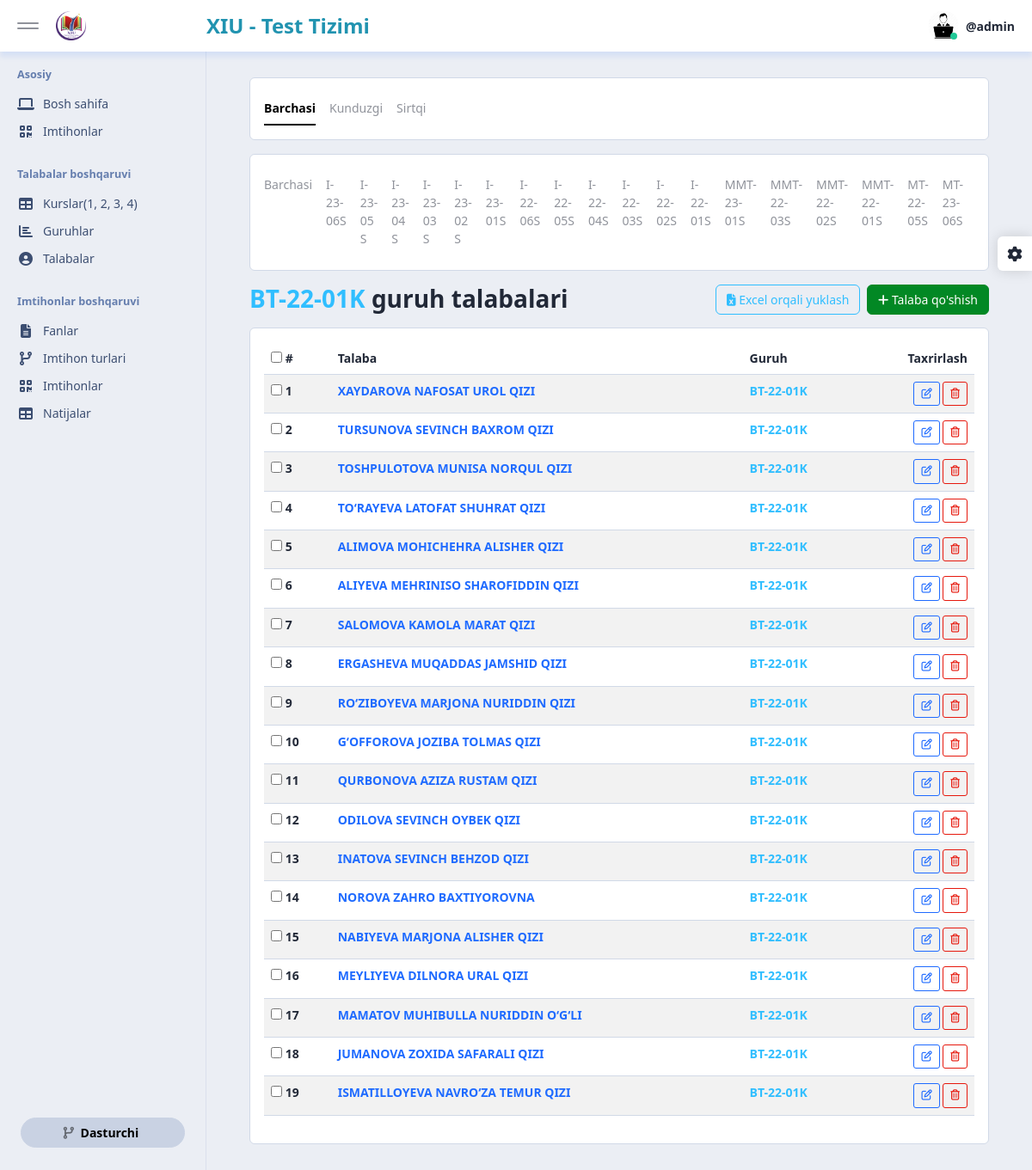
/dashboard/student/group-students/130/ (signed in), run on the app's committed database.
### student_app/models.py (models this page shows, shortened)
class TypeGroup(models.Model):
    type = models.CharField(max_length=255)

class Group(models.Model):
    grade = models.ForeignKey(Grade, on_delete=models.CASCADE, related_name='groups')
    type_group = models.ForeignKey(TypeGroup, on_delete=models.CASCADE, related_name='groups')
    group_name = models.CharField(max_length=455)
    def __str__(self):
        return self.group_name
    class Meta:
        ordering = ['-id']

class Student(models.Model):
    group = models.ForeignKey(Group, on_delete=models.CASCADE, related_name='students')
    name = models.CharField(max_length=455)
    class Meta:
        ordering = ['-id']

### dashboard_app/views/student.py (the view)
# urls.py: path('student/group-students/<int:pk>/', student_list_by_group_id, name='student_list_by_group_id'), # new
@login_required(login_url='login_page')
@user_passes_test(lambda u: u.is_staff)
def student_list_by_group_id(request, pk):
    group = get_object_or_404(Group, pk=pk)
    students = group.students.all()
    groups = Group.objects.all()
    group_types = TypeGroup.objects.all()
    ctx = {
        'students': students,
        'groups': groups,
        'group_types': group_types,
        'pk': pk,
        'h1_text': f"<span class='text-info'>{group.group_name}</span> guruh talabalari",
        'group_all': False,
        'group_type_all': True
    }
    return render(request, 'dashboard/student/student_list.html', ctx)

### templates/dashboard/student/student_list.html (shortened to what this page needs)
{% extends "dashboard/base.html" %}
{% block content %}
<div id="content" class="app-content">
    <div class="row mb-3">
        <div class="col-12">
            <div class="card">
                <div class="card-body">
                    <nav id="group_type" class="nav nav-underline flex-nowrap overflow-x-scroll">
                        {% if group_type_all %}
                            <a class="nav-link active" href="{% url 'student_list' %}">Barchasi</a>
                        {% else %}
                            <a class="nav-link" href="{% url 'student_list' %}">Barchasi</a>
                        {% endif %}
                      {% for group in group_types %}
                            {% if group.id == pk %}
                                <a class="nav-link active" href="{% url 'student_list_by_group_type' pk=group.id %}">{{ group.type }}</a>
                            {% else %}
                                <a class="nav-link" href="{% url 'student_list_by_group_type' pk=group.id %}">{{ group.type }}</a>
                            {% endif %}
                        {% endfor %}
                    </nav>
                </div>
            </div>
        </div>
    </div>
    <div class="row mb-3">
        <div class="col-12">
            <div class="card">
                <div class="card-body">
                    <nav id="groups" class="nav nav-underline flex-nowrap overflow-x-scroll">
                        {% if group_all %}
                            <a class="nav-link active" href="{% url 'student_list' %}">Barchasi</a>
                        {% else %}
                            <a class="nav-link" href="{% url 'student_list' %}">Barchasi</a>
                        {% endif %}
                      {% for group in groups %}
                            {% if group.id == pk %}
                                <a class="nav-link active" href="{% url 'student_list_by_group_id' pk=group.id %}">{{ group.group_name }}</a>
                            {% else %}
                                <a class="nav-link" href="{% url 'student_list_by_group_id' pk=group.id %}">{{ group.group_name }}</a>
                            {% endif %}
                        {% endfor %}
                    </nav>
                </div>
            </div>
        </div>
    </div>
    <div class="row">
        <div class="col-xl-6">
            <h1 class="page-header mb-3">
                    {{ h1_text|safe }}
            </h1>
        </div>
        <div class="col-xl-6 text-end">
            <a class="btn btn-outline-info mb-2 mx-1" href="{% url 'student_excel_create' %}">
                <i class="fa-solid fa-file-excel"></i> Excel orqali yuklash
            </a>
            <a class="btn btn-success mb-2" href="{% url 'student_create' %}">
                <i class="fas fa-plus"></i> Talaba qo'shish
            </a>
        </div>
    </div>
    <div class="row">
        <div class="col-12">
            <div class="card">
                <div class="card-body table-responsive">
                    <form method="post" action="{% url 'student_checked_delete' %}">
                        <table class="table table-striped">
                            {% if students %}
                                <thead>
                                <tr>
                                    <th scope="col"><input type="checkbox" id="select-all"> #</th>
                                    <th scope="col">Talaba</th>
                                    <th scope="col">Guruh</th>
                                    <th scope="col" class="text-end">Taxrirlash</th>
                                </tr>
                            </thead>
                                <tbody>
                                {% for student in students %}
                                    <tr>
                                        <th scope="row">
                                            <input type="checkbox" name="student_ids" value="{{ student.id }}"> {{ forloop.counter }}
                                        </th>
                                        <td class="fw-bold">
                                            <a class="text-decoration-none" href="{% url 'student_edit' pk=student.id %}">
                                                {{ student.name }}
                                            </a>
                                        </td>
                                        <td class="fw-bold text-info">
                                            {{ student.group }}
                                        </td>
                                        <td align="right">
                                            <a href="{% url 'student_edit' pk=student.id %}" class="btn btn-sm btn-outline-primary">
                                                <i class="far fa-edit"></i>
                                            </a>
                                            <button type="button" data-bs-toggle="modal" data-bs-target="#modalDelete"
                                                    data-student-id="{{ student.id }}" data-student-name="{{ student.name }}"
                                                    class="btn btn-sm btn-outline-danger">
                                                <i class="far fa-trash-alt"></i>
                                            </button>
                                        </td>
                                    </tr>
                                {% endfor %}
                            </tbody>
                            {% else %}
                                <h5 class="text-danger">Hozircha talabalar yo'q!</h5>
                            {% endif %}
                    </table>
                    </form>
                </div>
            </div>
        </div>
    </div>
</div>
{% endblock content %}

### templates/dashboard/base.html (shortened to what this page needs)
{% load static %}
<!DOCTYPE html>
<html lang="en">
<head>
    <link href="{% static 'dashboard/css/vendor.min.css' %}" rel="stylesheet">
    <link href="{% static 'dashboard/css/app.min.css' %}" rel="stylesheet">
</head>
<body>
<div id="app" class="app">
    <div id="header" class="app-header">
        <div class="brand">
            <div class="desktop-toggler">
                <button type="button" class="menu-toggler" data-toggle="sidebar-minify">
                    <span class="bar"></span>
                    <span class="bar"></span>
                </button>
            </div>
            <a href="{% url 'dashboard_home' %}">
                <img src="{% static 'dashboard/images/logo-xiu.png' %}" class="invert-dark" alt="" width="20%">
            </a>
        </div>
        <div class="menu d-flex justify-content-between align-items-center">
            <div class="menu-item">
                <span style="color: #2193b0; font-size: 24px; font-weight: bold;">XIU - Test Tizimi</span>
            </div>
            <div class="menu-item dropdown">
                <a href="#" data-bs-toggle="dropdown" data-display="static" class="menu-link">
                    <div class="menu-img online">
                        {% if user.is_superuser %}
                            <img src="{% static 'dashboard/images/superadmin-icon.jpg' %}" alt="" class="ms-100 mh-100 rounded-circle">
                        {% elif user.is_staff %}
                            <img src="{% static 'dashboard/images/superadmin-icon.jpg' %}" alt="" class="ms-100 mh-100 rounded-circle">
                        {% elif user.is_authenticated %}
                            <img src="{% static 'dashboard/images/student-icon.png' %}" alt="" class="ms-100 mh-100 rounded-circle">
                        {% endif %}
                    </div>
                    <div class="menu-text"><span class="fw-bold">@{{ request.user.username }}</span>
                    </div>
                </a>
            </div>
        </div>
    </div>
    <div id="sidebar" class="app-sidebar">
        <div class="app-sidebar-content" data-scrollbar="true" data-height="100%">
            <div class="menu">
                <div class="menu-header">Asosiy</div>
                <div class="menu-item">
                    <a href="{% url 'dashboard_home' %}" class="menu-link">
                        <span class="menu-icon"><i class="fa fa-laptop"></i></span>
                        <span class="menu-text">Bosh sahifa</span>
                    </a>
                </div>
                <div class="menu-item">
                    <a href="{% url 'quiz_list' %}" class="menu-link">
                        <span class="menu-icon"><i class="fa fa-qrcode"></i></span>
                        <span class="menu-text">Imtihonlar</span>
                    </a>
                </div>
                <div class="menu-divider"></div>
                <div class="menu-header">Talabalar boshqaruvi</div>
                <div class="menu-item">
                    <a href="{% url 'grade_list' %}" class="menu-link">
                        <span class="menu-icon"><i class="fa fa-table"></i></span>
                        <span class="menu-text">Kurslar(1, 2, 3, 4)</span>
                    </a>
                </div>
                <div class="menu-item">
                    <a href="{% url 'group_list' %}" class="menu-link">
                        <span class="menu-icon"><i class="fa fa-chart-bar"></i></span>
                        <span class="menu-text">Guruhlar</span>
                    </a>
                </div>
                <div class="menu-item">
                    <a href="{% url 'student_list' %}" class="menu-link">
                        <span class="menu-icon"><i class="fa fa-user-circle"></i></span>
                        <span class="menu-text">Talabalar</span>
                    </a>
                </div>
                <div class="menu-divider"></div>
                <div class="menu-header">Imtihonlar boshqaruvi</div>
                <div class="menu-item">
                    <a href="{% url 'subject_list' %}" class="menu-link">
                        <span class="menu-icon"><i class="fa fa-file-alt"></i></span>
                        <span class="menu-text">Fanlar</span>
                    </a>
                </div>
                <div class="menu-item">
                    <a href="{% url 'quiz_type_list' %}" class="menu-link">
                        <span class="menu-icon"><i class="fa fa-code-branch"></i></span>
                        <span class="menu-text">Imtihon turlari</span>
                    </a>
                </div>
                <div class="menu-item">
                    <a href="{% url 'quiz_list' %}" class="menu-link">
                        <span class="menu-icon"><i class="fa fa-qrcode"></i></span>
                        <span class="menu-text">Imtihonlar</span>
                    </a>
                </div>
                <div class="menu-item">
                    <a href="{% url 'result_list' %}" class="menu-link">
                        <span class="menu-icon"><i class="fa fa-table"></i></span>
                        <span class="menu-text">Natijalar</span>
                    </a>
                </div>
                <div class="p-3 px-4 mt-auto hide-on-minified">
                    <a href="https://seantheme.com/asp-studio/documentation/index.html" target="_blank"
                       class="btn btn-secondary d-block w-100 fw-600 rounded-pill">
                        <i class="fa fa-code-branch me-1 ms-n1 opacity-5"></i> Dasturchi
                    </a>
                </div>
            </div>
        </div>
    </div>
    {% block content %}
    {% endblock content %}
    <div class="theme-panel">
        <a href="javascript:;" data-click="theme-panel-expand" class="theme-collapse-btn"><i class="fa fa-cog"></i></a>
    </div>
</div>
</body>
</html>

### data on the page
TypeGroup: type "Kunduzgi"
TypeGroup: type "Sirtqi"
Group: group_name "I-23-06S"
Group: group_name "I-23-05 S"
Group: group_name "I-23-04 S"
Group: group_name "I-23-03 S"
Group: group_name "I-23-02 S"
Group: group_name "I-23-01S"
Group: group_name "I-22-06S"
Group: group_name "I-22-05S"
Group: group_name "I-22-04S"
Group: group_name "I-22-03S"
Group: group_name "I-22-02S"
Group: group_name "I-22-01S"
Group: group_name "MMT-23-01S"
Group: group_name "MMT-22-03S"
Group: group_name "MMT-22-02S"
Group: group_name "MMT-22-01S"
Group: group_name "MT-22-05S"
Group: group_name "MT-23-06S"
Group: group_name "BT-22-01K guruh talabalari"
Student: name "XAYDAROVA NAFOSAT UROL QIZI", group "BT-22-01K"
Student: name "TURSUNOVA SEVINCH BAXROM QIZI", group "BT-22-01K"
Student: name "TOSHPULOTOVA MUNISA NORQUL QIZI", group "BT-22-01K"
Student: name "TO‘RAYEVA LATOFAT SHUHRAT QIZI", group "BT-22-01K"
Student: name "ALIMOVA MOHICHEHRA ALISHER QIZI", group "BT-22-01K"
Student: name "ALIYEVA MEHRINISO SHAROFIDDIN QIZI", group "BT-22-01K"
Student: name "SALOMOVA KAMOLA MARAT QIZI", group "BT-22-01K"
Student: name "ERGASHEVA MUQADDAS JAMSHID QIZI", group "BT-22-01K"
Student: name "RO‘ZIBOYEVA MARJONA NURIDDIN QIZI", group "BT-22-01K"
Student: name "G‘OFFOROVA JOZIBA TOLMAS QIZI", group "BT-22-01K"
Student: name "QURBONOVA AZIZA RUSTAM QIZI", group "BT-22-01K"
Student: name "ODILOVA SEVINCH OYBEK QIZI", group "BT-22-01K"
Student: name "INATOVA SEVINCH BEHZOD QIZI", group "BT-22-01K"
Student: name "NOROVA ZAHRO BAXTIYOROVNA", group "BT-22-01K"
Student: name "NABIYEVA MARJONA ALISHER QIZI", group "BT-22-01K"
Student: name "MEYLIYEVA DILNORA URAL QIZI", group "BT-22-01K"
Student: name "MAMATOV MUHIBULLA NURIDDIN O‘G‘LI", group "BT-22-01K"
Student: name "JUMANOVA ZOXIDA SAFARALI QIZI", group "BT-22-01K"
Student: name "ISMATILLOYEVA NAVRO‘ZA TEMUR QIZI", group "BT-22-01K"

### other printed values
{{ request.user.username }} "admin"
